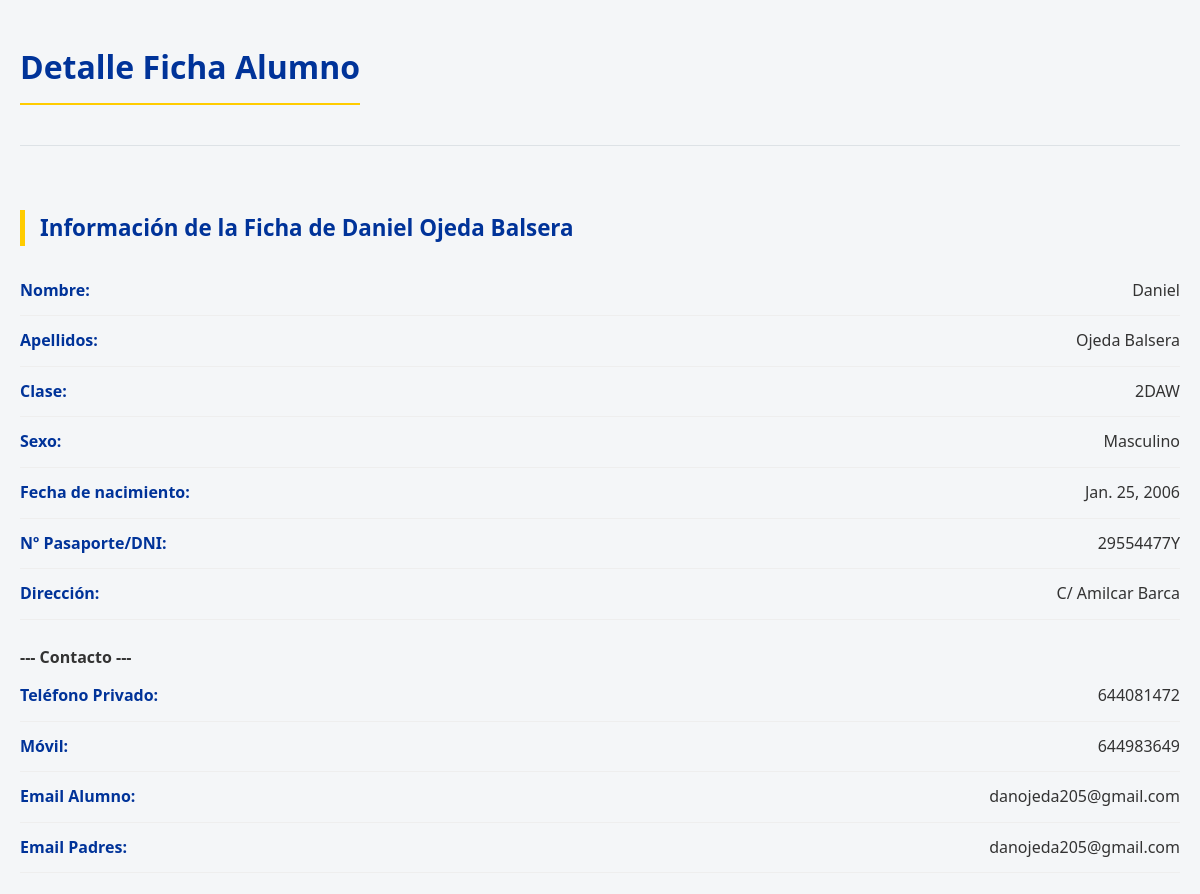
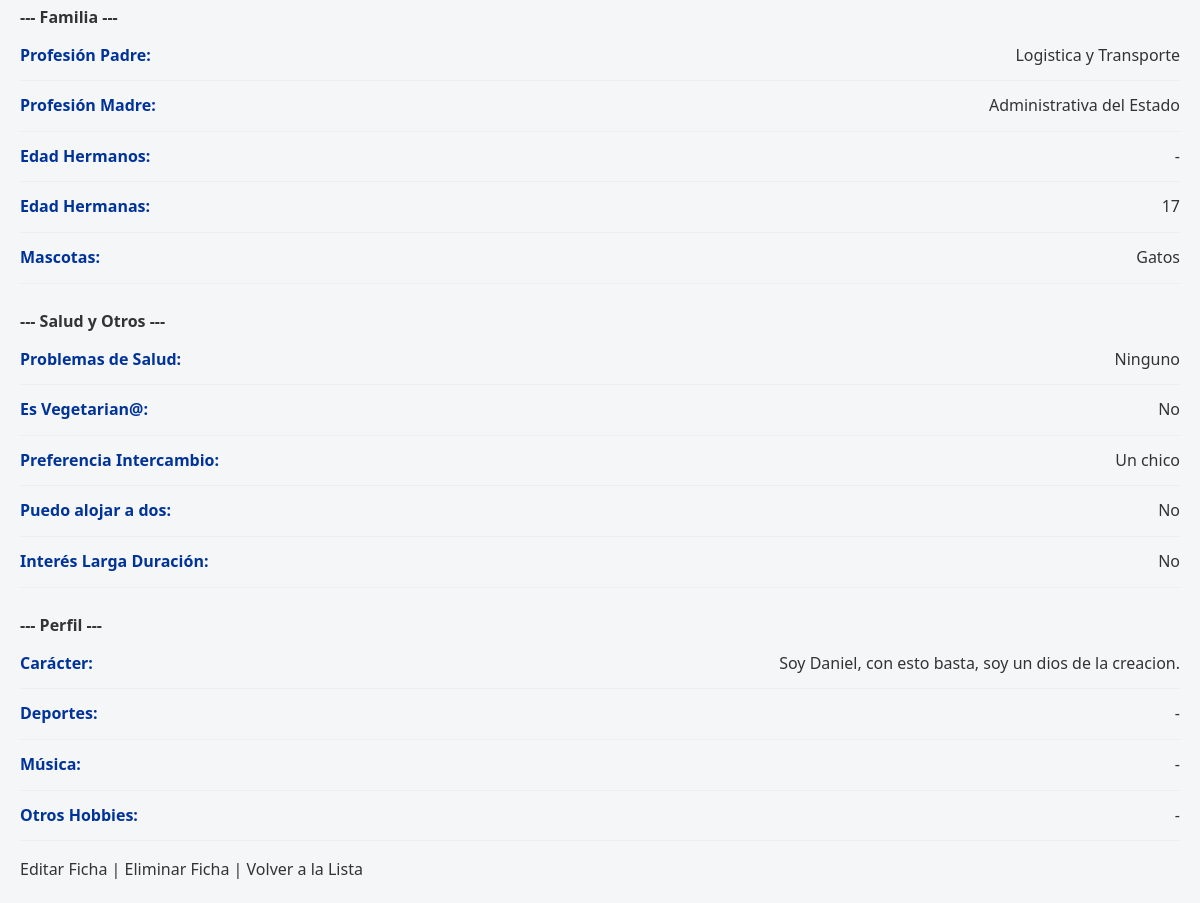
/ficha/1/, run on the app's committed database (2 pictures, top to bottom).
### ErasmusApp/models.py (models this page shows, shortened)
class Persona(models.Model):
    apellidos = models.CharField(max_length=100, verbose_name="Apellidos")
    nombre = models.CharField(max_length=100, verbose_name="Nombre")
    clase = models.CharField(max_length=50, verbose_name="Clase")
    sexo = models.CharField(
            max_length=1,
            choices=Sexo.choices,
            default=Sexo.MASCULINO,
            verbose_name="Sexo"
        )
    fecha_nacimiento = models.DateField(verbose_name="Fecha de nacimiento")
    numero_pasaporte = models.CharField(max_length=50, verbose_name="Nº Pasaporte/DNI")
    direccion = models.CharField(max_length=200, verbose_name="Dirección")
    telefono_privado = models.CharField(max_length=20, blank=True, null=True)
    movil = models.CharField(max_length=20, verbose_name="Móvil")
    email_alumno = models.EmailField(verbose_name="Email del alumno")
    email_padres = models.EmailField(verbose_name="Email de los padres")
    profesion_padre = models.CharField(max_length=100, blank=True, null=True)
    profesion_madre = models.CharField(max_length=100, blank=True, null=True)
    edad_hermanos = models.CharField(max_length=50, blank=True, null=True, help_text="Ej: 12, 15")
    edad_hermanas = models.CharField(max_length=50, blank=True, null=True, help_text="Ej: 10")
    mascotas = models.CharField(max_length=200, blank=True, null=True, verbose_name="Mascotas (¿cuáles?)")
    problemas_salud = models.TextField(blank=True, null=True, verbose_name="Problemas de salud (alergias, etc.)")
    es_vegetariano = models.BooleanField(default=False, verbose_name="Soy vegetarian@")
    class PreferenciaGenero(models.TextChoices):
        CHICO = 'CHICO', 'Un chico'
        CHICA = 'CHICA', 'Una chica'
        DA_IGUAL = 'DA_IGUAL', 'Da igual'
    preferencia_intercambio = models.CharField(max_length=10,choices=PreferenciaGenero.choices,default=PreferenciaGenero.DA_IGUAL,verbose_name="Como intercambio prefiero"
    )
    puedo_alojar_dos = models.BooleanField(default=False, verbose_name="Puedo alojar a dos alumnos")
    interes_larga_duracion = models.BooleanField(default=False, verbose_name="Quisiera participar en larga duración (4º ESO)")
    caracter = models.TextField(blank=True, verbose_name="Carácter (descríbete brevemente)")
    deportes = models.TextField(blank=True, verbose_name="Mis deportes")
    musica = models.TextField(blank=True, verbose_name="Música y grupos favoritos")
    otros_hobbies = models.TextField(blank=True, verbose_name="Otros pasatiempos (leer, cine, etc.)")

### ErasmusApp/views.py (the view)
# urls.py: path('ficha/<int:pk>/', views.ficha_detalle, name='ficha_detalle'),
def ficha_detalle(request, pk):
    persona=get_object_or_404(Persona,pk=pk)
    return render(request,'ErasmusApp/ficha_detalle.html',{'persona':persona})

### ErasmusApp/templates/ErasmusApp/ficha_detalle.html (shortened to what this page needs)
{% extends 'ErasmusApp/base.html' %}
{% block title %}<h1>Detalle Ficha Alumno</h1>{% endblock %}
{% block content %}
    <h2>Información de la Ficha de <strong>{{ persona.nombre }} {{ persona.apellidos }}</strong></h2>
    <ul>
        <li><strong>Nombre:</strong> {{ persona.nombre }}</li>
        <li><strong>Apellidos:</strong> {{ persona.apellidos }}</li>
        <li><strong>Clase:</strong> {{ persona.clase }}</li>
        <li><strong>Sexo:</strong> {{ persona.get_sexo_display }}</li>
        <li><strong>Fecha de nacimiento:</strong> {{ persona.fecha_nacimiento }}</li>
        <li><strong>Nº Pasaporte/DNI:</strong> {{ persona.numero_pasaporte }}</li>
        <li><strong>Dirección:</strong> {{ persona.direccion }}</li>
        <br><strong>--- Contacto ---</strong>
        <li><strong>Teléfono Privado:</strong> {{ persona.telefono_privado|default:"-" }}</li>
        <li><strong>Móvil:</strong> {{ persona.movil }}</li>
        <li><strong>Email Alumno:</strong> {{ persona.email_alumno }}</li>
        <li><strong>Email Padres:</strong> {{ persona.email_padres }}</li>
        <br><strong>--- Familia ---</strong>
        <li><strong>Profesión Padre:</strong> {{ persona.profesion_padre|default:"-" }}</li>
        <li><strong>Profesión Madre:</strong> {{ persona.profesion_madre|default:"-" }}</li>
        <li><strong>Edad Hermanos:</strong> {{ persona.edad_hermanos|default:"-" }}</li>
        <li><strong>Edad Hermanas:</strong> {{ persona.edad_hermanas|default:"-" }}</li>
        <li><strong>Mascotas:</strong> {{ persona.mascotas|default:"-" }}</li>
        <br><strong>--- Salud y Otros ---</strong>
        <li><strong>Problemas de Salud:</strong> {{ persona.problemas_salud|default:"Ninguno" }}</li>
        <li><strong>Es Vegetarian@:</strong> {{ persona.es_vegetariano|yesno:"Sí,No" }}</li>
        <li><strong>Preferencia Intercambio:</strong> {{ persona.get_preferencia_intercambio_display }}</li>
        <li><strong>Puedo alojar a dos:</strong> {{ persona.puedo_alojar_dos|yesno:"Sí,No" }}</li>
        <li><strong>Interés Larga Duración:</strong> {{ persona.interes_larga_duracion|yesno:"Sí,No" }}</li>
        <br><strong>--- Perfil ---</strong>
        <li><strong>Carácter:</strong> {{ persona.caracter|default:"-" }}</li>
        <li><strong>Deportes:</strong> {{ persona.deportes|default:"-" }}</li>
        <li><strong>Música:</strong> {{ persona.musica|default:"-" }}</li>
        <li><strong>Otros Hobbies:</strong> {{ persona.otros_hobbies|default:"-" }}</li>
    </ul>
    <a href="{% url 'ficha_editar' persona.pk %}">Editar Ficha</a> |
    <a href="{% url 'ficha_eliminar' persona.pk %}">Eliminar Ficha</a> |
    <a href="{% url 'ficha_lista' %}">Volver a la Lista</a>
{% endblock %}

### ErasmusApp/static/ErasmusApp/style.css (style rules this page uses)
:root { --primary-color: #003399; --primary-light: #e6f0ff; --accent-color: #ffcc00; --text-color: #333333; --text-light: #666666; --bg-color: #f4f6f8; --white: #ffffff; --success-color: #28a745; --danger-color: #dc3545; --warning-color: #ffc107; --shadow: 0 4px 12px rgba(0, 0, 0, 0.08); --radius: 8px; }
body { font-family: 'Segoe UI', Roboto, Helvetica, Arial, sans-serif; background-color: var(--bg-color); color: var(--text-color); margin: 0; padding: 20px; line-height: 1.6; }
h1, h2 { color: var(--primary-color); margin-bottom: 20px; font-weight: 600; }
h1 { text-align: center; border-bottom: 2px solid var(--accent-color); padding-bottom: 10px; display: inline-block; }
h2 { font-size: 1.4rem; border-left: 5px solid var(--accent-color); padding-left: 15px; }
a { text-decoration: none; color: inherit; transition: 0.3s; }
ul { list-style: none; padding: 0; }
ul li { padding: 12px 0; border-bottom: 1px solid #eee; display: flex; justify-content: space-between; }
ul li strong { color: var(--primary-color); width: 40%; }

### data on the page
Persona: nombre "Daniel", apellidos "Ojeda Balsera", clase "2DAW", sexo "Masculino", fecha_nacimiento "Jan. 25, 2006", numero_pasaporte "29554477Y", direccion "C/ Amilcar Barca", telefono_privado "644081472", movil "644983649", email_alumno "danojeda205@gmail.com", email_padres "danojeda205@gmail.com", profesion_padre "Logistica y Transporte", profesion_madre "Administrativa del Estado", edad_hermanos "-", edad_hermanas "17", mascotas "Gatos", problemas_salud "Ninguno", es_vegetariano "No", preferencia_intercambio "Un chico", puedo_alojar_dos "No", interes_larga_duracion "No", caracter "Soy Daniel, con esto basta, soy un dios de la creacion.", deportes "-", musica "-", otros_hobbies "-"
